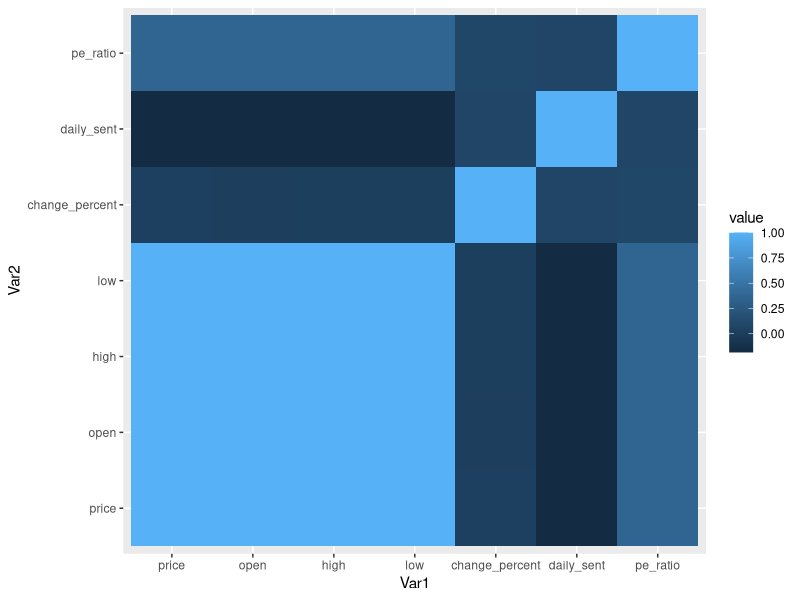

Generate this figure with R:
## ---- chunk 1
install.packages("tidyverse")
library(tidyverse)
## ---- chunk 2
read.csv("../data/cleaned_data/full_data.csv") -> full_data
## ---- chunk 3
#scale sentiment data
full_data |>
  mutate(across(.cols = daily_sent,
                .fns = scale,
                .names = "daily_sent_scaled")) ->
  full_data

#generate correlation heat map
full_data |>
  select(2:8)|>
  cor() |>
  reshape2::melt() |>
    ggplot(aes(x = Var1, y = Var2, fill = value)) +
     geom_tile()
